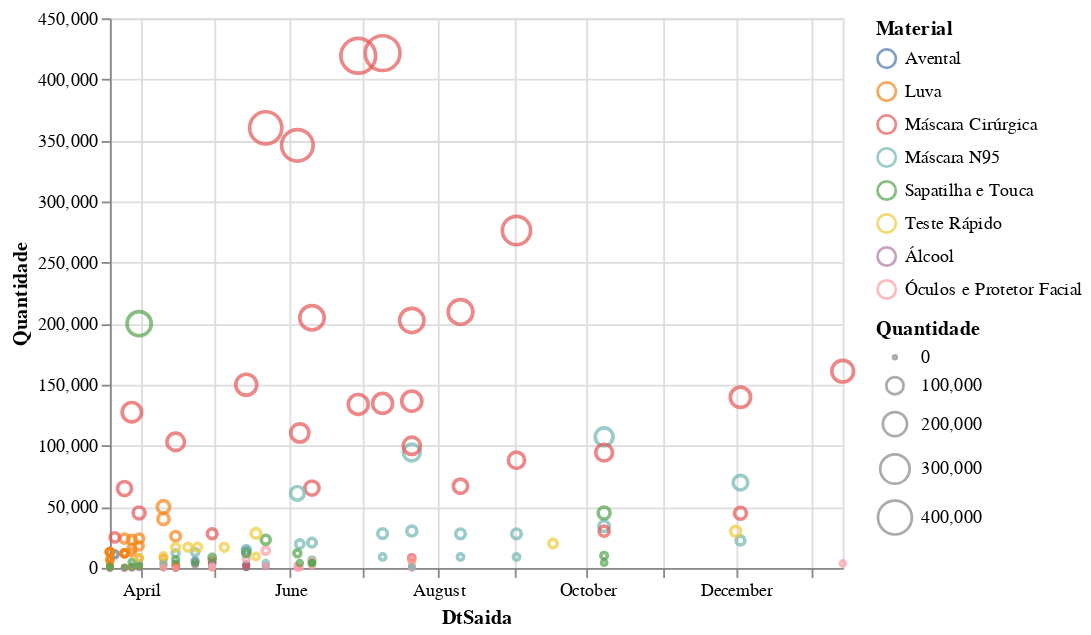

Notebook code for this chart:
### Code cell
plot_epi_dataset('Natal', 'Rio Grande do Norte')

### Figure 1 — Vega-Lite specification as saved in the notebook (floating-point values rounded to 4 significant figures; data arrays with more than 128 entries replaced by an {"elided": "..."} marker saying what was removed)
{"config": {"view": {"continuousWidth": 400, "continuousHeight": 300}}, "data": {"name": "data-c47a2f6bed2dd12b8be9cefd592fc33c"}, "mark": "point", "encoding": {"color": {"type": "nominal", "field": "Material"}, "size": {"type": "quantitative", "field": "Quantidade"}, "x": {"type": "temporal", "field": "DtSaida"}, "y": {"type": "quantitative", "field": "Quantidade"}}, "$schema": "https://vega.github.io/schema/vega-lite/v4.8.1.json", "datasets": {"data-c47a2f6bed2dd12b8be9cefd592fc33c": {"elided": "178 records"}}}
